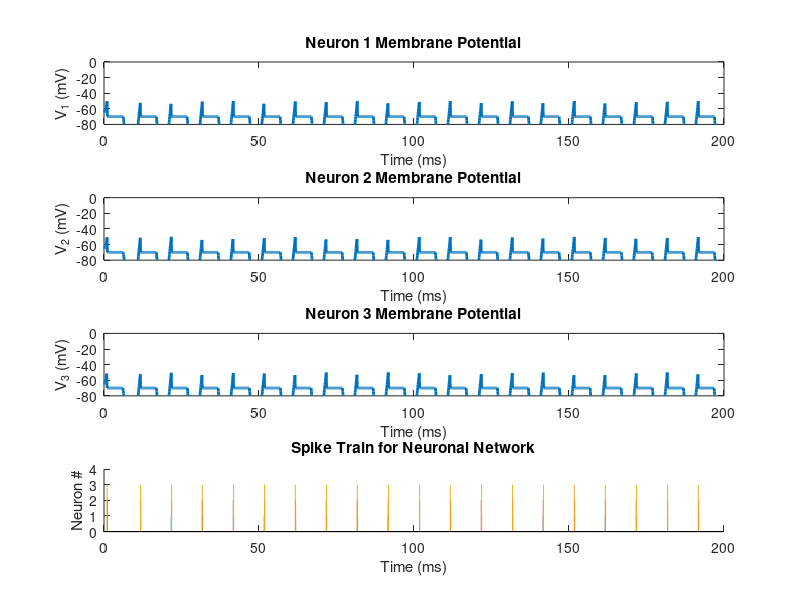

Recreate this plot in MATLAB.
% Parameters of the LIF model for a network of neurons
num_neurons = 3;    % Number of neurons in the network
tau_m = 2;         % Membrane time constant (ms)
R = 10;              % Membrane resistance (MΩ)
V_rest = -65;       % Resting potential (mV)
V_th = -50;         % Threshold potential (mV)
V_reset = -70;      % Reset potential after spike (mV)
T = 200;            % Total simulation time (ms)
dt = 0.1;           % Time step (ms)
t = 0:dt:T;         % Time vector

% Refractory period
refractory_period = 5;    % Refractory period (ms)
ref_time = zeros(1, num_neurons); % Refractory time for each neuron

% Input current (external): Sinusoidal + Noise
f = 0.1;  % Frequency of the sinusoidal input (Hz)
I0 = 10; % Current Amplitude
I_sin = I0 * sin(2 * pi * f * t);  % Sinusoidal input
I_noise = 0.5 * randn(num_neurons, length(t));  % Random noise for each neuron
I_total = I_sin + I_noise;  % Total input current for each neuron

% Weight matrix for synaptic connections between neurons
% Positive values for excitatory connections, negative for inhibitory
W = [0 1 -0.5; 
     1 0 0.7; 
    -0.3 0.4 0]; % Synaptic weights between neurons

% Initialize membrane potentials for each neuron
V = V_rest * ones(num_neurons, length(t));
spike_train = zeros(num_neurons, length(t)); % To track spikes

% Simulating the network of LIF neurons
for i = 2:length(t)
    for n = 1:num_neurons
        if ref_time(n) > 0  % Check if neuron is in refractory period
            ref_time(n) = ref_time(n) - dt;  % Decrease the refractory time
            V(n, i) = V_reset;               % Hold the membrane at reset value
        else
            % Compute synaptic input from other neurons
            synaptic_input = 0;
            for m = 1:num_neurons
                if spike_train(m, i-1) == 1  % If pre-synaptic neuron fired
                    synaptic_input = synaptic_input + W(n, m);
                end
            end
            
            % Total input current for this neuron (external + synaptic)
            I = I_total(n, i) + synaptic_input;
            
            % Update membrane potential using Euler method
            dV = (-(V(n, i-1) - V_rest) + R * I) * (dt / tau_m);
            V(n, i) = V(n, i-1) + dV;
            
            % Check for spike
            if V(n, i) >= V_th
                V(n, i) = V_reset;          % Reset the potential
                spike_train(n, i) = 1;      % Record a spike
                ref_time(n) = refractory_period; % Enter refractory period
            end
        end
    end
end

% Plotting the results
figure;
for n = 1:num_neurons
    subplot(num_neurons+1,1,n);
    plot(t, V(n,:), 'LineWidth', 2);
    xlabel('Time (ms)');
    ylabel(['V_' num2str(n) ' (mV)']);
    title(['Neuron ' num2str(n) ' Membrane Potential']);
    ylim([-80 0]);
end

% Plotting spike train
subplot(num_neurons+1,1,num_neurons+1);
for n = 1:num_neurons
    hold on;
    stem(t, spike_train(n,:) * n, 'Marker', 'none');  % Spikes for each neuron
end
xlabel('Time (ms)');
ylabel('Neuron #');
title('Spike Train for Neuronal Network');
xlim([0 T]);
ylim([0 num_neurons+1]);
